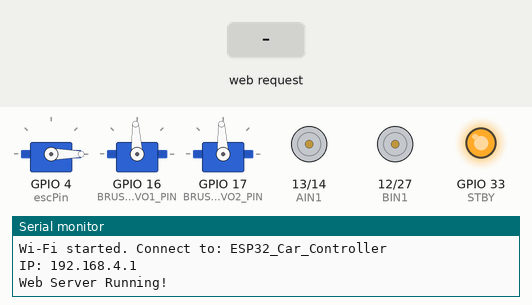
The sketch below on a simulated ESP32. Parts: 3 × servo, motor-driver pin pairs drawn as motors (green arrow = first pin HIGH = forward, orange = second pin HIGH = backward, longer = more drive, scaled by the enable pin, stopped while the standby pin is LOW), output pins drawn as LEDs (lit = HIGH), the last lines printed to the serial monitor. The test bench sets the inputs (shaded band). WiFi joins after 1.5 s; servers stay silent unless stated.

Above: at 4.2 s.
4.3 s: HTTP request GET /brush received
At 5.0 s:
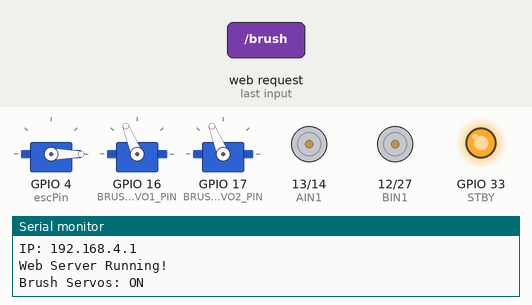
5.8 s: HTTP request GET /move?dir=forward received
At 6.1 s:
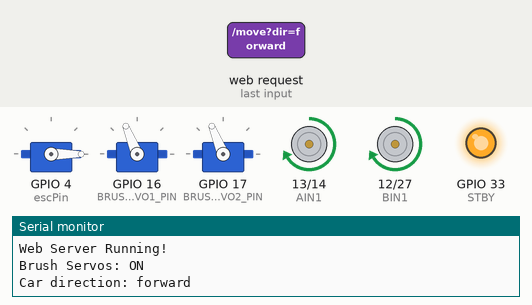
7.3 s: HTTP request GET /move?dir=backward received
At 8.5 s:
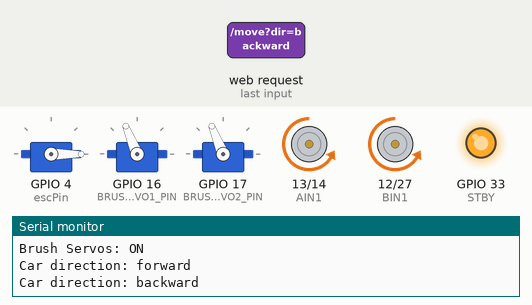
8.8 s: HTTP request GET /move?dir=left received
At 9.6 s:
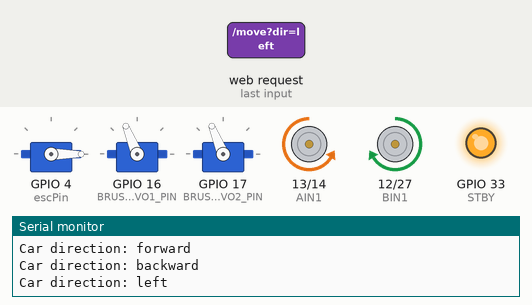
10.3 s: HTTP request GET /move?dir=right received
At 10.8 s:
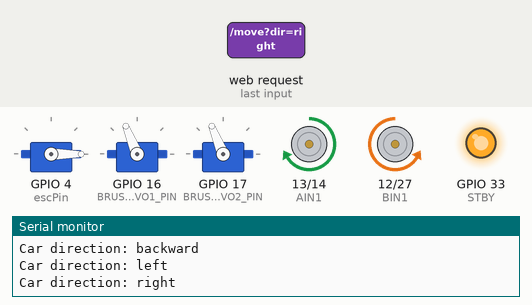
11.8 s: HTTP request GET /brush?value=forward received
At 13.1 s:
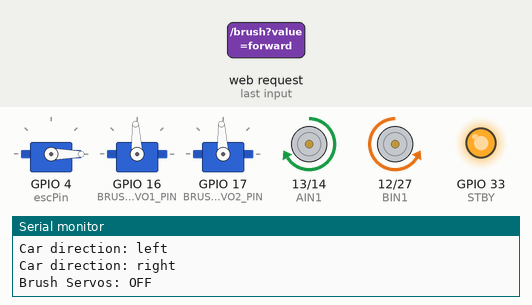
Timing chart, 0 to 14.3 s (numbered marks = the images above; inputs shaded):
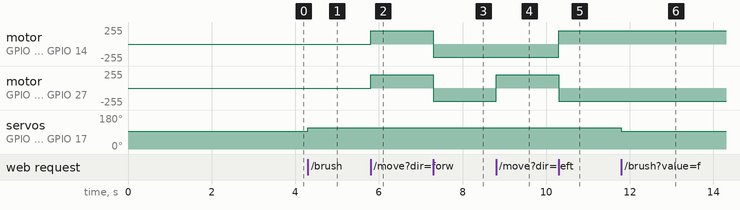

The sketch:

suctionbot_esp32.ino
```cpp
#include <WiFi.h>
#include <WebServer.h>
#include <ESP32Servo.h>

// ================== Wi-Fi Access Point ==================
const char* ssid = "ESP32_Car_Controller";
const char* password = "12345678";

// ================== Web Server ==================
WebServer server(80);

// ================== Brushless Motor (ESC) ==================
Servo esc;
int escPin = 4;
int throttle = 0; // 0–100%

// ================== TB6612FNG Motor Driver ==================
#define AIN1 13
#define AIN2 14
#define PWMA 26
#define BIN1 12
#define BIN2 27
#define PWMB 25
#define STBY 33

// ================== Brush Servos ==================
Servo brushServo1;
Servo brushServo2;
#define BRUSH_SERVO1_PIN 16
#define BRUSH_SERVO2_PIN 17
bool brushActive = false;

// ================== Setup ==================
void setup() {
  Serial.begin(115200);
  Serial.println("Starting...");

  // ----- ESC Setup -----
  esc.setPeriodHertz(50);
  esc.attach(escPin, 1000, 2000);
  esc.writeMicroseconds(1000); // minimum throttle
  delay(3000);
  Serial.println("ESC Armed!");

  // ----- TB6612FNG Setup -----
  pinMode(AIN1, OUTPUT);
  pinMode(AIN2, OUTPUT);
  pinMode(PWMA, OUTPUT);
  pinMode(BIN1, OUTPUT);
  pinMode(BIN2, OUTPUT);
  pinMode(PWMB, OUTPUT);
  pinMode(STBY, OUTPUT);
  digitalWrite(STBY, HIGH); // enable motor driver

  // ----- Brush Servo Setup -----
  brushServo1.attach(BRUSH_SERVO1_PIN);
  brushServo2.attach(BRUSH_SERVO2_PIN);
  brushServo1.writeMicroseconds(1500); // stop position
  brushServo2.writeMicroseconds(1500);

  // ----- WiFi Setup -----
  WiFi.softAP(ssid, password);
  Serial.print("Wi-Fi started. Connect to: ");
  Serial.println(ssid);
  Serial.print("IP: ");
  Serial.println(WiFi.softAPIP());

  // ----- Web Routes -----
  server.on("/", handleRoot);
  server.on("/set", handleSet);       // Brushless speed
  server.on("/move", handleMove);     // Car movement
  server.on("/brush", handleBrush);   // Brush toggle

  server.begin();
  Serial.println("Web Server Running!");
}

void loop() {
  server.handleClient();
}

// ================== Webpage ==================
void handleRoot() {
  String html = R"=====(<!DOCTYPE html>
<html>
<head>
  <meta charset="UTF-8">
  <title>ESP32 Car + Brushless + Brush Servo</title>
  <style>
    body { font-family: Arial; text-align:center; background:#eef; padding:30px; }
    h2 { color:#333; }
    button { width:120px; height:50px; font-size:18px; margin:8px; border:none; border-radius:10px; background:#0078D7; color:white; }
    button:hover { background:#005fa3; }
    input[type=range] { width:80%; height:40px; margin-top:15px; }
    .val { font-size:1.3em; color:#0078D7; }
    .grid { display:grid; grid-template-columns: 1fr 1fr 1fr; justify-items:center; margin:20px auto; max-width:400px; }
  </style>
</head>
<body>
  <h2>🚗 ESP32 Car + 🌀 Brushless + 🧹 Brush Servo</h2>

  <div class="grid">
    <div></div>
    <button onclick="move('forward')">↑ Forward</button>
    <div></div>

    <button onclick="move('left')">← Left</button>
    <button onclick="move('stop')">⏹ Stop</button>
    <button onclick="move('right')">→ Right</button>

    <div></div>
    <button onclick="move('backward')">↓ Back</button>
    <div></div>
  </div>

  <hr>
  <h3>Brushless Motor Control</h3>
  <input type="range" min="0" max="100" value="0" id="slider" oninput="update(this.value)">
  <p>Throttle: <span id="val" class="val">0</span>%</p>

  <hr>
  <h3>🧹 Brush Servos</h3>
  <button onclick="toggleBrush()">Brush ON/OFF</button>

<script>
function move(dir){
  fetch('/move?dir='+dir);
}
function update(v){
  document.getElementById('val').innerText=v;
  fetch('/set?value='+v);
}
function toggleBrush(){
  fetch('/brush');
}
</script>
</body>
</html>)=====";

  server.send(200, "text/html", html);
}

// ================== Handle Brushless Speed ==================
void handleSet() {
  if (server.hasArg("value")) {
    throttle = constrain(server.arg("value").toInt(), 0, 100);
    int pulseWidth = map(throttle, 0, 100, 1000, 2000);
    esc.writeMicroseconds(pulseWidth);
    Serial.printf("Brushless Throttle: %d%% -> %dus\n", throttle, pulseWidth);
  }
  server.send(200, "text/plain", "OK");
}

// ================== Handle Car Movement ==================
void handleMove() {
  if (!server.hasArg("dir")) {
    server.send(400, "text/plain", "Missing direction");
    return;
  }

  String dir = server.arg("dir");
  dir.toLowerCase();

  if (dir == "forward")      moveForward(200);
  else if (dir == "backward") moveBackward(200);
  else if (dir == "left")     turnLeft(200);
  else if (dir == "right")    turnRight(200);
  else                        stopMotors();

  Serial.println("Car direction: " + dir);
  server.send(200, "text/plain", "OK");
}

// ================== Handle Brush Toggle ==================
void handleBrush() {
  brushActive = !brushActive;

  if (brushActive) {
    brushServo1.writeMicroseconds(1700); // forward continuous spin
    brushServo2.writeMicroseconds(1700);
    Serial.println("Brush Servos: ON");
  } else {
    brushServo1.writeMicroseconds(1500); // stop
    brushServo2.writeMicroseconds(1500);
    Serial.println("Brush Servos: OFF");
  }

  server.send(200, "text/plain", "OK");
}

// ================== Car Motor Functions ==================
void moveForward(int speed) {
  digitalWrite(AIN1, HIGH);
  digitalWrite(AIN2, LOW);
  analogWrite(PWMA, speed);

  digitalWrite(BIN1, HIGH);
  digitalWrite(BIN2, LOW);
  analogWrite(PWMB, speed);
}

void moveBackward(int speed) {
  digitalWrite(AIN1, LOW);
  digitalWrite(AIN2, HIGH);
  analogWrite(PWMA, speed);

  digitalWrite(BIN1, LOW);
  digitalWrite(BIN2, HIGH);
  analogWrite(PWMB, speed);
}

void turnLeft(int speed) {
  digitalWrite(AIN1, LOW);
  digitalWrite(AIN2, HIGH);
  analogWrite(PWMA, speed);

  digitalWrite(BIN1, HIGH);
  digitalWrite(BIN2, LOW);
  analogWrite(PWMB, speed);
}

void turnRight(int speed) {
  digitalWrite(AIN1, HIGH);
  digitalWrite(AIN2, LOW);
  analogWrite(PWMA, speed);

  digitalWrite(BIN1, LOW);
  digitalWrite(BIN2, HIGH);
  analogWrite(PWMB, speed);
}

void stopMotors() {
  digitalWrite(AIN1, LOW);
  digitalWrite(AIN2, LOW);
  analogWrite(PWMA, 0);

  digitalWrite(BIN1, LOW);
  digitalWrite(BIN2, LOW);
  analogWrite(PWMB, 0);
}
```

Measured:
- after the input at 4.3 s, servo on GPIO 16 (BRUSH_SERVO1_PIN), servo on GPIO 17 (BRUSH_SERVO2_PIN): 93° → 112° at once
- after the input at 5.8 s, motor on GPIO 13 (AIN1) / GPIO 14 (AIN2), motor on GPIO 12 (BIN1) / GPIO 27 (BIN2): stopped → forward 200/255 at once
- after the input at 7.3 s, motor on GPIO 13 (AIN1) / GPIO 14 (AIN2), motor on GPIO 12 (BIN1) / GPIO 27 (BIN2): forward 200/255 → backward 200/255 at once
- after the input at 8.8 s, motor on GPIO 12 (BIN1) / GPIO 27 (BIN2): backward 200/255 → forward 200/255 at once
- after the input at 10.3 s, motor on GPIO 13 (AIN1) / GPIO 14 (AIN2): backward 200/255 → forward 200/255 at once; motor on GPIO 12 (BIN1) / GPIO 27 (BIN2): forward 200/255 → backward 200/255 at once
- after the input at 11.8 s, servo on GPIO 16 (BRUSH_SERVO1_PIN), servo on GPIO 17 (BRUSH_SERVO2_PIN): 112° → 93° at once
